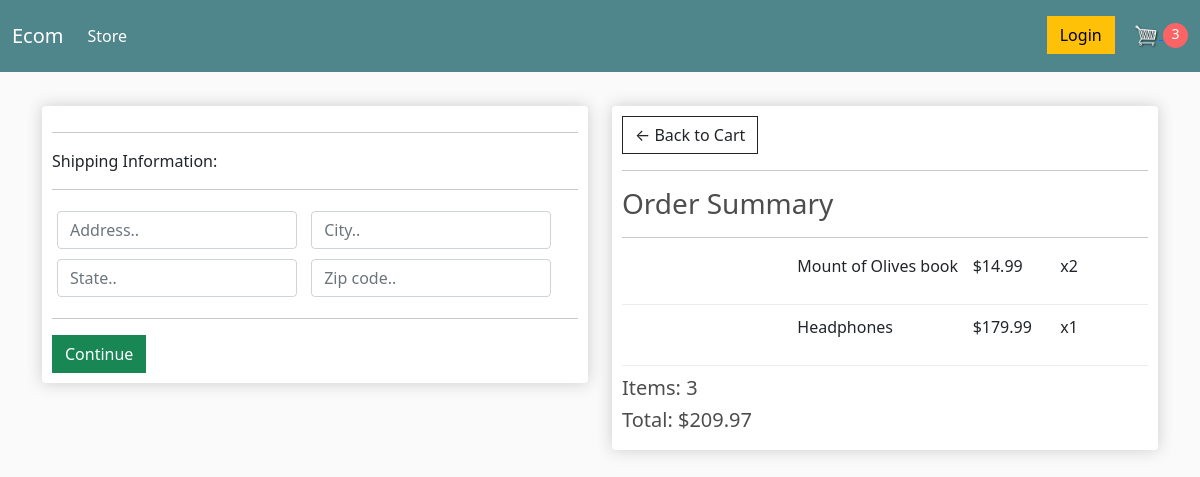
Screenshot of /checkout/ (signed in) with the database file from the repository.
### store/models.py (models this page shows, shortened)
class OrderItem(models.Model):
    product = models.ForeignKey(
        Product, on_delete=models.SET_NULL, null=True, blank=True
    )
    order = models.ForeignKey(Order, on_delete=models.SET_NULL, null=True, blank=True)
    quantity = models.IntegerField(default=0, null=True, blank=True)
    date_added = models.DateTimeField(auto_now_add=True)
    @property
    def get_total(self):
        total = self.product.price * self.quantity
        return total

class Product(models.Model):
    name = models.CharField(max_length=200)
    price = models.FloatField()
    digital = models.BooleanField(default=False, null=True, blank=True)
    image = models.ImageField(null=True, blank=True)

class Order(models.Model):
    customer = models.ForeignKey(
        Customer, on_delete=models.SET_NULL, null=True, blank=True
    )
    date_ordered = models.DateTimeField(auto_now_add=True)
    complete = models.BooleanField(default=False)
    transaction_id = models.CharField(max_length=200, null=True)
    @property
    def get_cart_total(self):
        orderitems = self.orderitem_set.all()
        total = sum([item.get_total for item in orderitems])
        return total
    @property
    def get_cart_items(self):
        orderitems = self.orderitem_set.all()
        total = sum([item.quantity for item in orderitems])
        return total
    @property
    def shipping(self):
        shipping = False
        orderitems = self.orderitem_set.all()
        for item in orderitems:
            if item.product.digital == False:
                shipping = True
        return shipping

### store/views.py (the view)
# urls.py: path("checkout/", views.checkout, name="checkout"),
def checkout(request):
    data = cartData(request)
    cartItems = data["cartItems"]
    order = data["order"]
    items = data["items"]
    context = {"items": items, "order": order, "cartItems": cartItems}
    return render(request, "store/checkout.html", context)

### store/utils.py (called while the page is built)
def cartData(request):
    if request.user.is_authenticated:
        customer = request.user.customer
        order, created = Order.objects.get_or_create(customer=customer, complete=False)
        items = order.orderitem_set.all()
        cartItems = order.get_cart_items
    else:
        cookieData = cookieCart(request)
        cartItems = cookieData["cartItems"]
        order = cookieData["order"]
        items = cookieData["items"]
    return {"items": items, "order": order, 'cartItems': cartItems}

### store/templates/store/checkout.html (shortened to what this page needs)
{% extends 'store/main.html' %}
{% load static %}
{% block content %}
    <div class="row">
        <div class="col-lg-6">
            <div class="box-element" id="form-wrapper">
                <form id="form">
                    <div id="shipping-info">
                        <hr>
                        <p>Shipping Information:</p>
                        <hr>
                        <div class="form-field">
                            <input class="form-control" type="text" name="address"
                                placeholder="Address..">
                        </div>
                        <div class="form-field">
                            <input class="form-control" type="text" name="city"
                                placeholder="City..">
                        </div>
                        <div class="form-field">
                            <input class="form-control" type="text" name="state"
                                placeholder="State..">
                        </div>
                        <div class="form-field">
                            <input class="form-control" type="text" name="zipcode"
                                placeholder="Zip code..">
                        </div>
                    </div>
                    <hr>
                    <input id="form-button" class="btn btn-success btn-block" type="submit"
                        value="Continue">
                </form>
            </div>
            <br>
        </div>
        <div class="col-lg-6">
            <div class="box-element">
                <a  class="btn btn-outline-dark" href="{% url 'cart' %}">&#x2190; Back to Cart</a>
                <hr>
                <h3>Order Summary</h3>
                <hr>
                {% for item in items %}
                    <div class="cart-row">
                        <div style="flex:2"><img class="row-image" src="{{ item.product.image_url }}"></div>
                        <div style="flex:2"><p>{{ item.product.name }}</p></div>
                        <div style="flex:1"><p>${{ item.product.price|floatformat:2 }}</p></div>
                        <div style="flex:1"><p>x{{ item.quantity }}</p></div>
                    </div>
                {% endfor %}
                <h5>Items: {{ order.get_cart_items }}</h5>
                <h5>Total: ${{ order.get_cart_total|floatformat:2 }}</h5>
            </div>
        </div>
    </div>
{% endblock content %}

### ecommerce/static/css/main.css (style rules this page uses)
body { background-color: hsl(0, 0%, 98%); }
h1, h2, h3, h4, h5, h6 { color: hsl(0, 0%, 30%); }
.box-element { box-shadow: hsl(0, 0%, 80%) 0 0 16px; background-color: #fff; border-radius: 4px; padding: 10px; }
.col-lg-4, .col-lg-6, .col-lg-8, .col-lg-12 { margin-top: 10px; }
.btn { border-radius: 0; }
.form-field { width: 250px; display: inline-block; padding: 5px; }
.cart-row { display: flex; align-items: flex-stretch; padding-bottom: 10px; margin-bottom: 10px; border-bottom: 1px solid #ececec; }

### rows the page displays
OrderItem: product.name "Mount of Olives book", product.price "14.99", quantity "2"
OrderItem: product.name "Headphones", product.price "179.99", quantity "1"
Order: get_cart_items "3", get_cart_total "209.97"

### other values shown
{{ cartItems }} "3"
